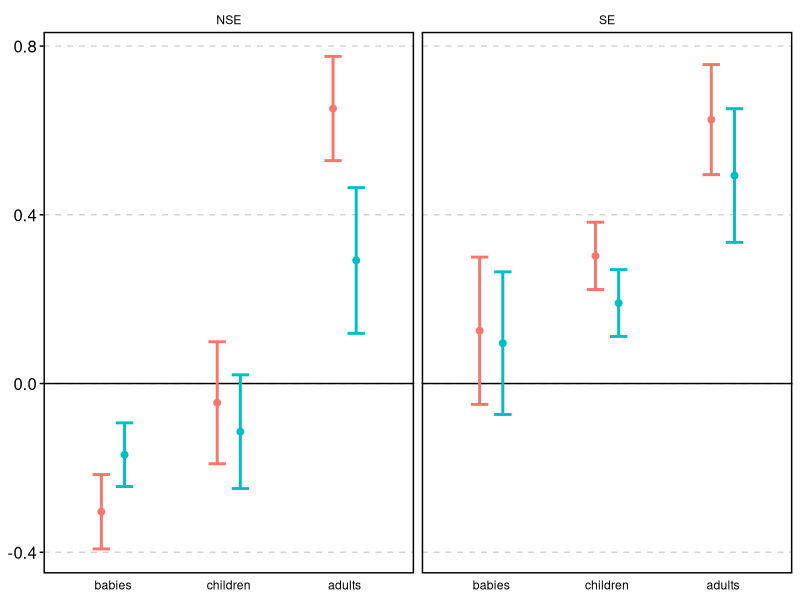
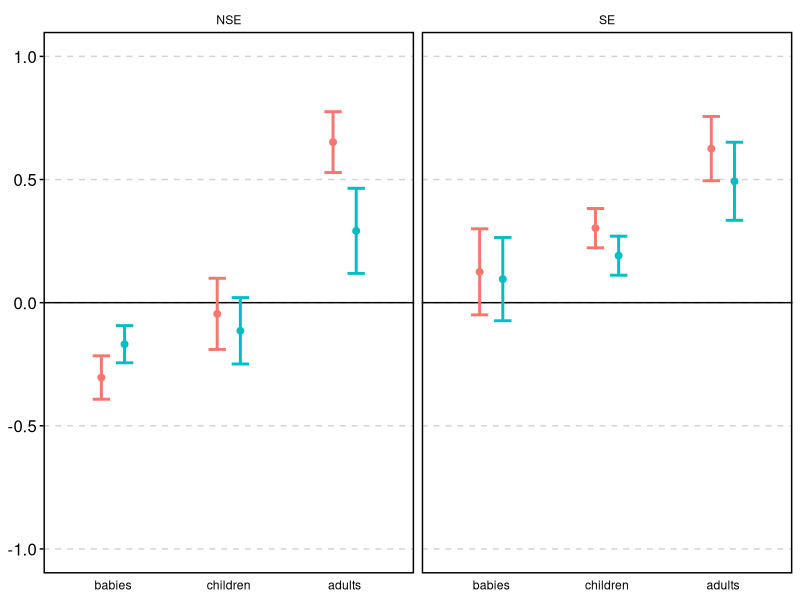

Source code (R) for these figures, in order:
## ---- chunk 1
library(tidyverse)

babies <- read_csv("fcr_chart_babies.csv")
children <- read_csv("fcr_chart_children.csv")

adults <- read_csv("fcr_chart_adults.csv") %>%
  rename(fcr_mean = mean,
         group = maingroup) %>%
  filter(group == 'Deaf Early' | group == 'Hearing Novice') %>%
  mutate(lang = if_else(group == 'Deaf Early', 'SE', 'NSE')) %>%
  mutate(group = 'adults')

df <- bind_rows(babies, children, adults) %>%
  mutate(group = fct_relevel(group, c('babies', 'children', 'adults')))
  
df %>%
  ggplot(aes(x = group, y = fcr_mean, color = direction)) +
  facet_wrap('lang') +
  geom_hline(yintercept = 0, size = 0.5) +
  geom_point(size = 2, position = position_dodge(width = 0.4)) +
  geom_errorbar(aes(ymin = fcr_mean - se, ymax = fcr_mean + se), 
                size = 1, 
                position = position_dodge(0.4), 
                width = 0.3) +
  theme_linedraw() +
  theme(
        panel.grid.minor.y = element_blank(),
        panel.grid.major.x = element_blank(),
        axis.title.y = element_blank(),
        axis.title.x = element_blank(),
        # axis.text.x = element_blank(),
        axis.ticks.x = element_blank(),
        panel.border = element_rect(size = 1),
        axis.ticks.y = element_line(size = 0.5),
        axis.text.y = element_text(size = 12),
        panel.grid.major.y = element_line(size = 0.5,
                                          color = "light gray",
                                          linetype = "dashed"),
        strip.background = element_blank(),
        strip.text = element_text(color = 'black')) +
  guides(color = FALSE, fill = FALSE)

df %>%
  ggplot(aes(x = group, y = fcr_mean, color = direction)) +
  facet_wrap('lang') +
  geom_hline(yintercept = 0, size = 0.5) +
  geom_point(size = 2, position = position_dodge(width = 0.4)) +
  geom_errorbar(aes(ymin = fcr_mean - se, ymax = fcr_mean + se), 
                size = 1, 
                position = position_dodge(0.4), 
                width = 0.3) +
  theme_linedraw() +
  theme(
        panel.grid.minor.y = element_blank(),
        panel.grid.major.x = element_blank(),
        axis.title.y = element_blank(),
        axis.title.x = element_blank(),
        # axis.text.x = element_blank(),
        axis.ticks.x = element_blank(),
        panel.border = element_rect(size = 1),
        axis.ticks.y = element_line(size = 0.5),
        axis.text.y = element_text(size = 12),
        panel.grid.major.y = element_line(size = 0.5,
                                          color = "light gray",
                                          linetype = "dashed"),
        strip.background = element_blank(),
        strip.text = element_text(color = 'black')) +
  guides(color = FALSE, fill = FALSE) +
  scale_y_continuous(limits = c(-1, 1))

